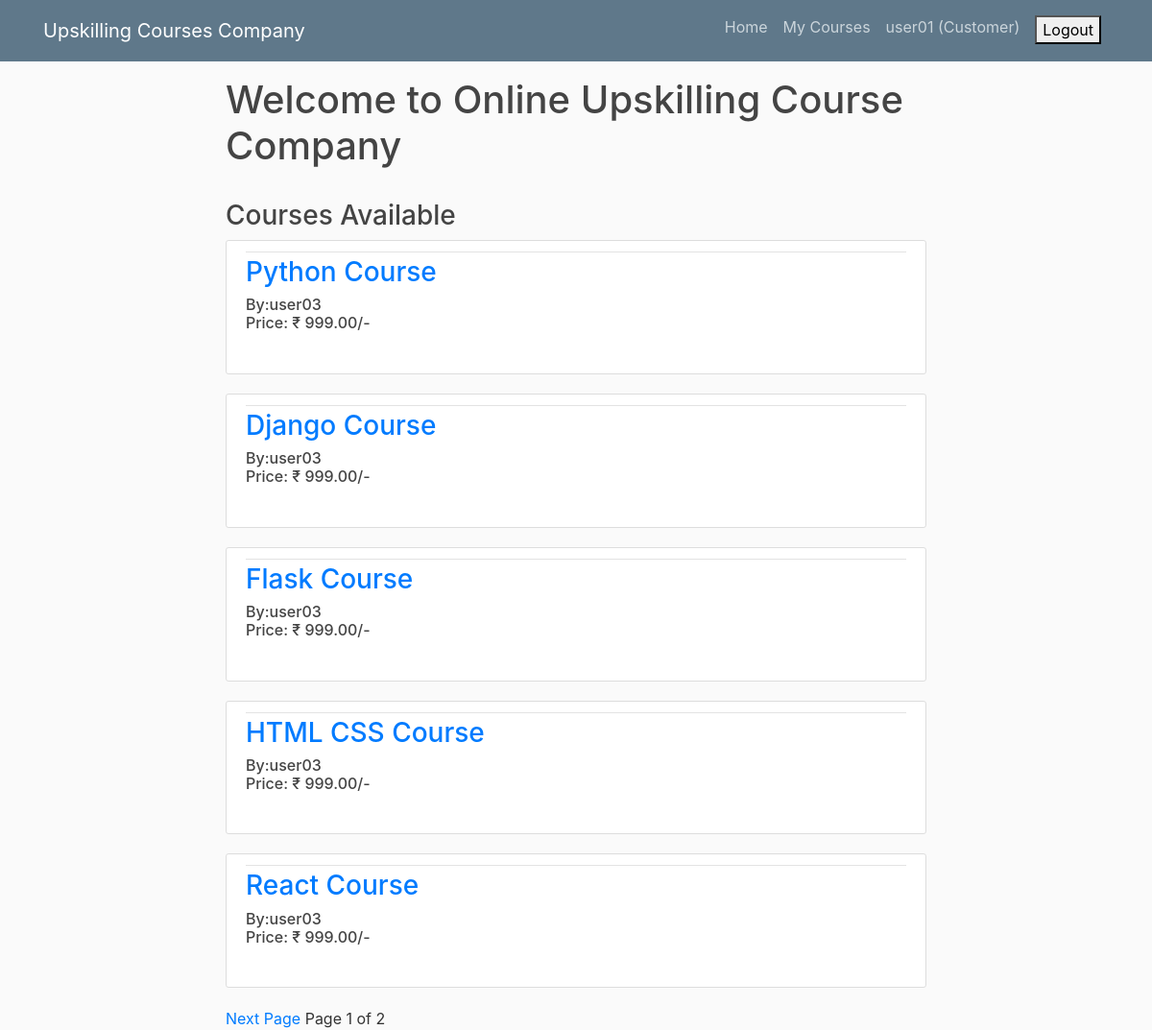
The page /home/ (signed in) on the database as committed earlier.
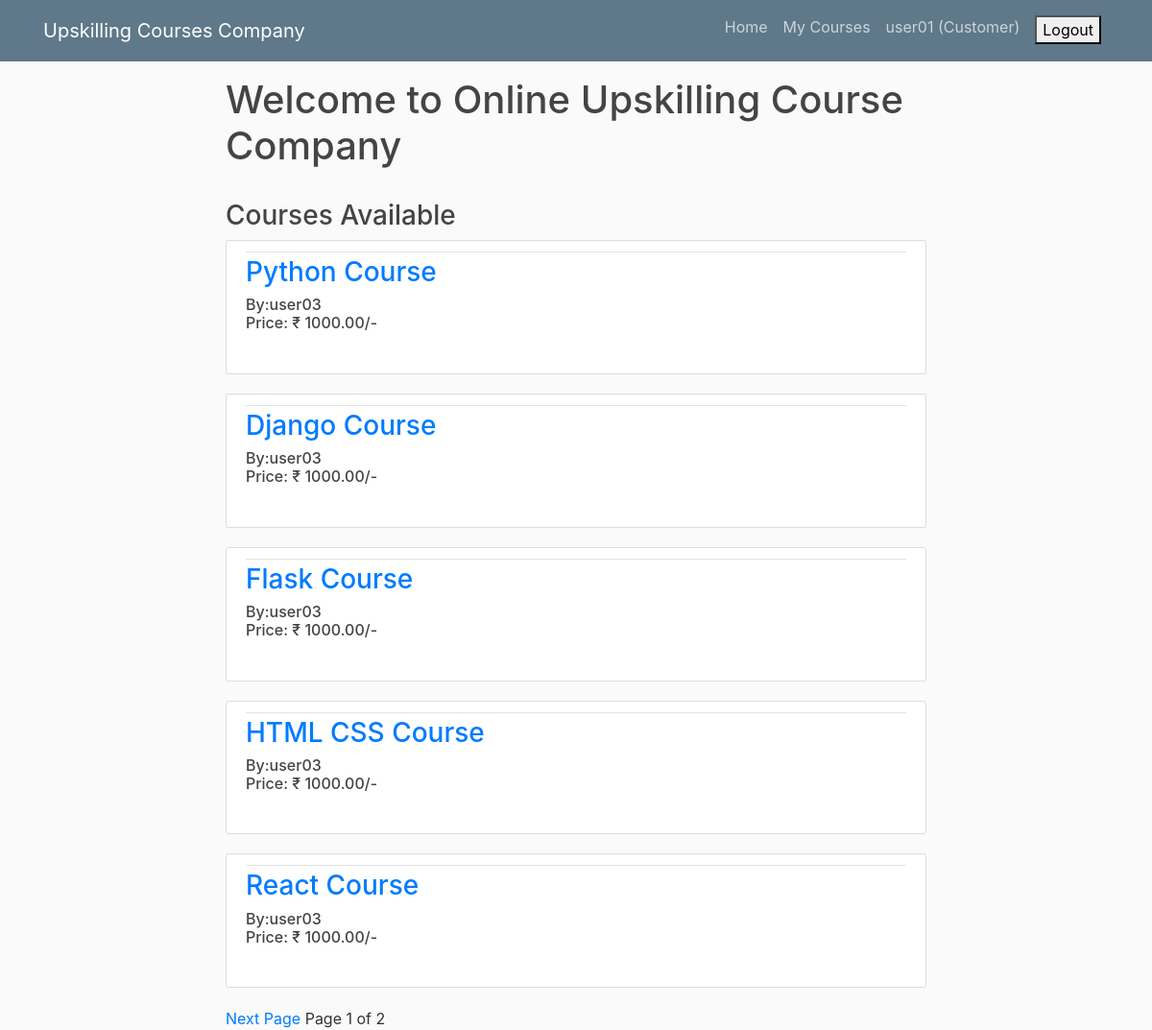
The same page on the database as committed later.
### products/models.py (models this page shows, shortened)
class Product(models.Model):
    product_id      = models.IntegerField(primary_key=True)
    product_name    = models.CharField(max_length=100)
    product_price   = models.DecimalField(max_digits=6, decimal_places=2)
    product_seller  = models.ForeignKey(SalesExecutive, on_delete=models.CASCADE)

### accounts/models.py (models this page shows)
class SalesExecutive(models.Model):
    user = models.OneToOneField(User, on_delete=models.CASCADE, primary_key=True)
    username = models.CharField(unique=True, max_length=100)
    email = models.EmailField(max_length=100)
    first_name = models.CharField(max_length=100)
    last_name = models.CharField(max_length=100)
    def __str__(self):
        return str(self.user)

class User(AbstractUser):
    is_admin = models.BooleanField(default=False)
    is_customer = models.BooleanField(default=False)
    is_customerexecutive = models.BooleanField(default=False)
    is_salesexecutive = models.BooleanField(default=False)
    username = models.CharField(unique=True, max_length=100)
    email = models.EmailField(max_length=100)
    first_name = models.CharField(max_length=100)
    last_name = models.CharField(max_length=100)

### products/views.py (the view)
# urls.py: path('home/', home, name='home'),
def home(request):
    products = Product.objects.all()
    paginator = Paginator(products, 5)
    page = request.GET.get('page')
    try:
        products = paginator.page(page)
    except PageNotAnInteger:
        products = paginator.page(1)
    except EmptyPage:
        products = paginator.page(paginator.num_pages)
    return render(request, 'products/home.html', {'products':products, 'page':page})

### products/templates/products/home.html (shortened to what this page needs)
{% extends 'base.html' %}
{% block content %}
{% if user.is_customer %}
    <h1>Welcome to Online Upskilling Course Company</h1><br>
    <h3>Courses Available</h3>
    {% for i in products %}
        <article class="media content-section">
            <div class="media-body">
                <div class="article-metadata"></div>
                <h3><a href="{% url 'products:productdetail' product_id=i.product_id %}">{{ i.product_name }}</a></h3>
                <h6>By:{{ i.product_seller }}<br>
                Price: ₹ {{ i.product_price }}/-</h6><br>
            </div>
        </article>
    {% endfor %}
    {% if products.has_next %}
        <a href="{% url 'products:home' %}?page={{ products.next_page_number }}">Next Page</a>
    {% endif %}
    Page {{ products.number }} of {{ products.paginator.num_pages }}
{% endif %}
{% endblock %}

Rows that differ between the two databases and show on the page:
changed Product "Python Course": product_price "999.00" → "1000.00"
changed Product "Django Course": product_price "999.00" → "1000.00"
changed Product "Flask Course": product_price "999.00" → "1000.00"
changed Product "HTML CSS Course": product_price "999.00" → "1000.00"
changed Product "React Course": product_price "999.00" → "1000.00"
